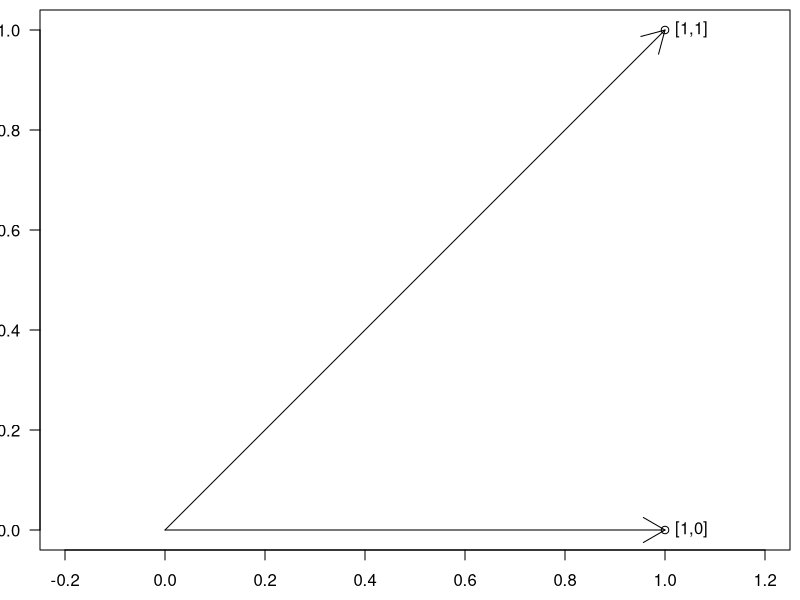

Here is the R script that generated this plot:
## ---- chunk 1
x <- c(1.5, 3.5, 2.3,-6.5)
y <- c(2.9, 8.2,-0.1, 0.8)
## ---- chunk 2
s <- 0
n <- length(x)
for (i in 1:n)
    s <- s + (x[i]-y[i])^2
sqrt(s/n)
## ---- chunk 3
sqrt(mean((x-y)^2))
## ---- chunk 4
library("microbenchmark")
n <- 10000
x <- runif(n) # n random numbers in [0,1]
y <- runif(n)
print(microbenchmark(
    t1={
        # "iterative" style
        s <- 0
        n <- length(x)
        for (i in 1:n)
            s <- s + (x[i]-y[i])^2
        sqrt(s/n)
    },
    t2={
        # "vectorised" style
        sqrt(mean((x-y)^2))
    }
), signif=3, unit='relative')
## ---- chunk 5
0.5 * c(1, 10, 100)
10 + 1:5
seq(0, 10, by=2)/10
## ---- chunk 6
-seq(0, 1, length.out=5)
## ---- chunk 7
(0:5)^2 # synonym: (1:5)**2
2^(0:5)
## ---- chunk 8
x <- c(1,  2,   3,    4)
y <- c(1, 10, 100, 1000)
x+y
x-y
## ---- chunk 9
x*y
x/y
y^x
## ---- chunk 10
rep(1:3, length.out=12) # recycle 1,2,3 to get 12 values
## ---- chunk 11
1:6 * c(1)
1:6 * c(1,10)
1:6 * c(1,10,100)
1:6 * c(1,10,100,1000)
## ---- chunk 12
1:2 == 1:4 # c(1,2,1,2) == c(1,2,3,4)
z <- c(0, 3, -1, 1, 0.5)
(z >= 0) & (z <= 1)
## ---- chunk 13
c(0, NA, 2)*c(1, 10, 100)
u <- c(TRUE, FALSE, NA)
v <- c(TRUE, TRUE, TRUE, FALSE, FALSE, FALSE, NA, NA, NA)
u & v # elementwise AND (conjunction)
u | v # elementwise OR  (disjunction)
!u    # elementwise NOT (negation)
## ---- chunk 14
z <- c(1, 2)
sqrt(sum(z^2)) # or norm(z, "2"); Euclidean
sum(abs(z))    # Manhattan
max(abs(z))    # Chebyshev
## ---- chunk 15
u <- c(1, 0)
v <- c(1, 1)
sqrt(sum((u-v)^2))
## ---- chunk 16
u <- c(1, 0)
v <- c(1, 1)
sum(u*v)
## ---- chunk 17
par(mar=c(2.5,2,0.5,0.5))
plot(rbind(u,v), xlim=c(0,1), ylim=c(0,1), las=1, ann=FALSE, asp=1)
arrows(0, 0, u[1], u[2])
arrows(0, 0, v[1], v[2])
text(u[1], u[2], sprintf("[%d,%d]", u[1], u[2]), pos=4)
text(v[1], v[2], sprintf("[%d,%d]", v[1], v[2]), pos=4)
## ---- chunk 18
len_u <- sqrt(sum(u^2)); len_v <- sqrt(sum(v^2))
(cos_angle_uv <- (sum(u*v)/(len_u*len_v)))
acos(cos_angle_uv)*180/pi # angle in degs
## ---- chunk 19
sqrt(1:9)
## ---- chunk 20
z <- 1:10
all(z >= 5) # are all values TRUE?
any(z >= 5) # is there any value TRUE?
sum(z >= 5) # how many TRUE values are there?
mean(z >= 5) # what is the proportion of TRUE values?
